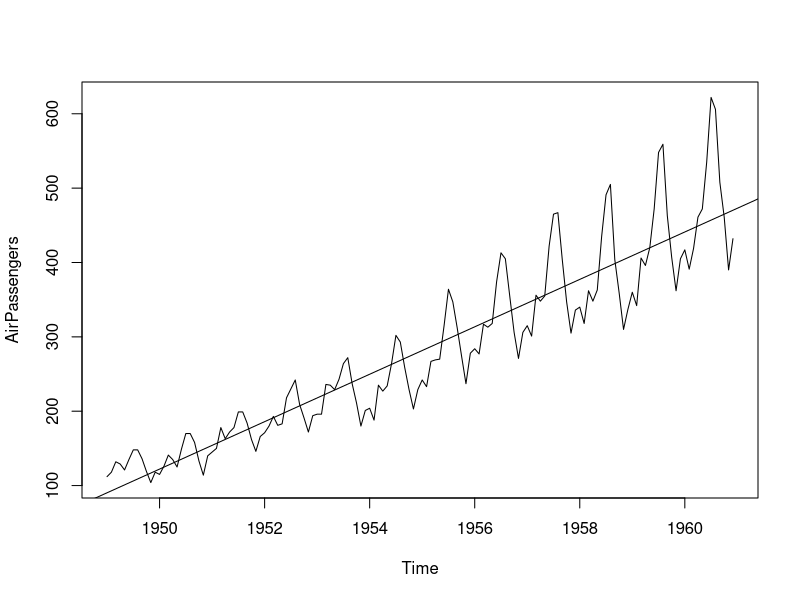
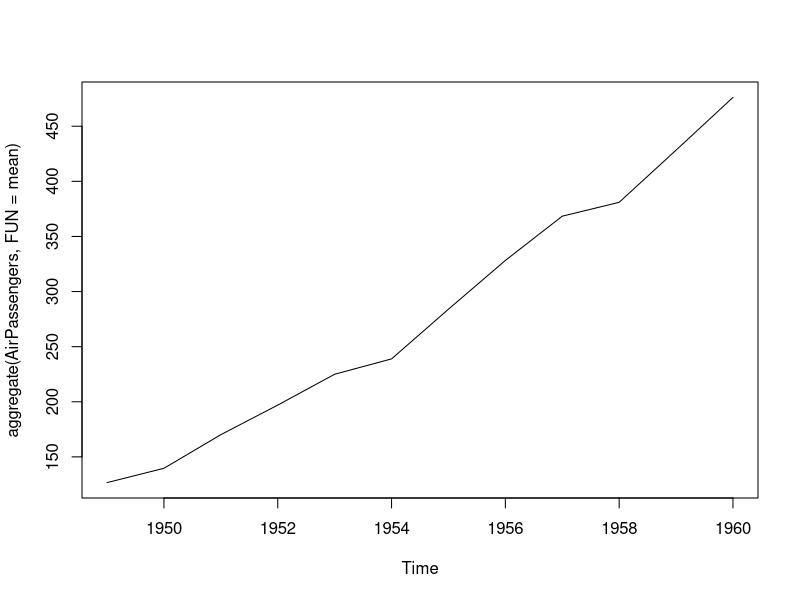
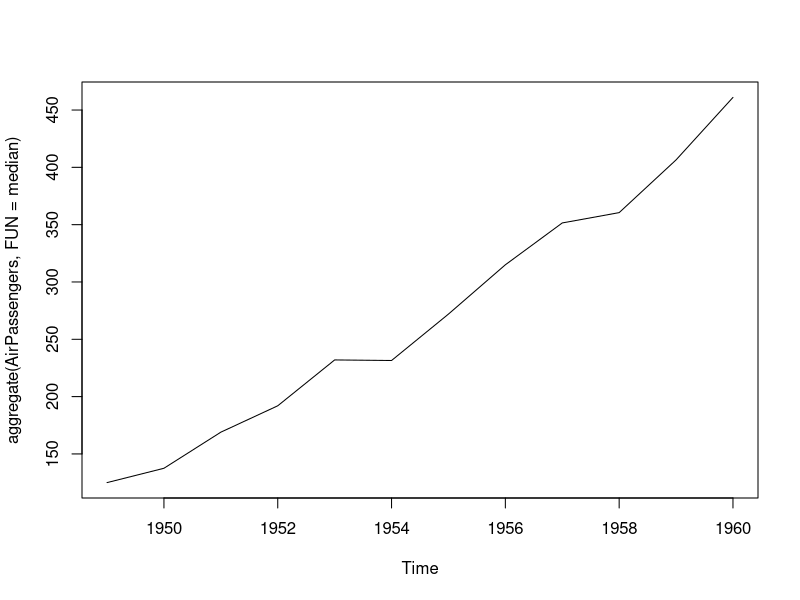
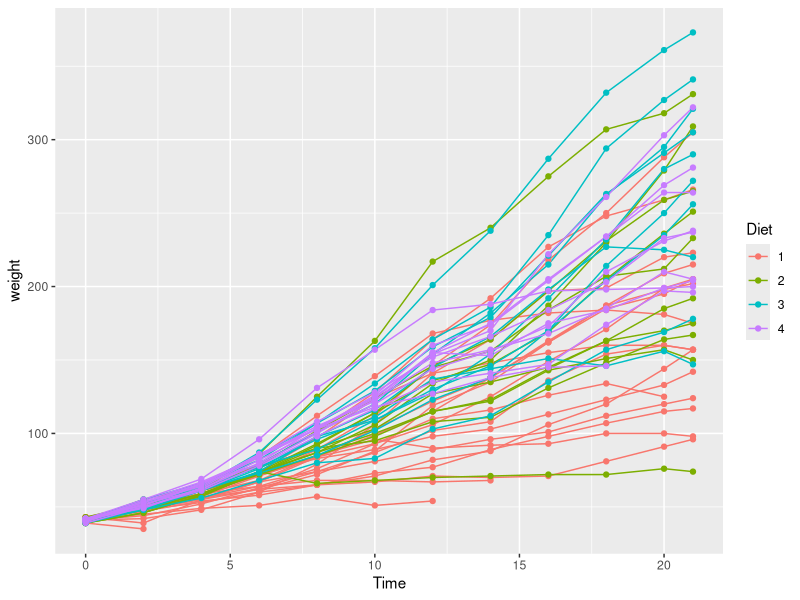
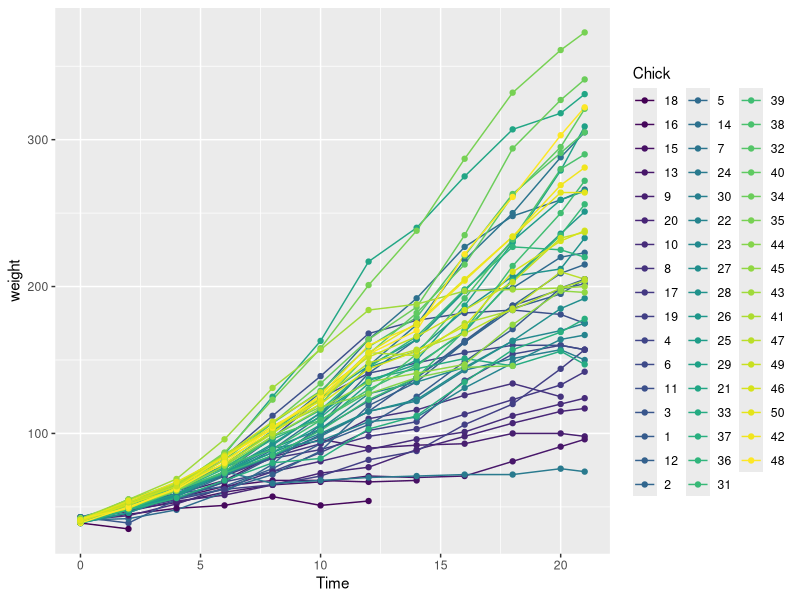
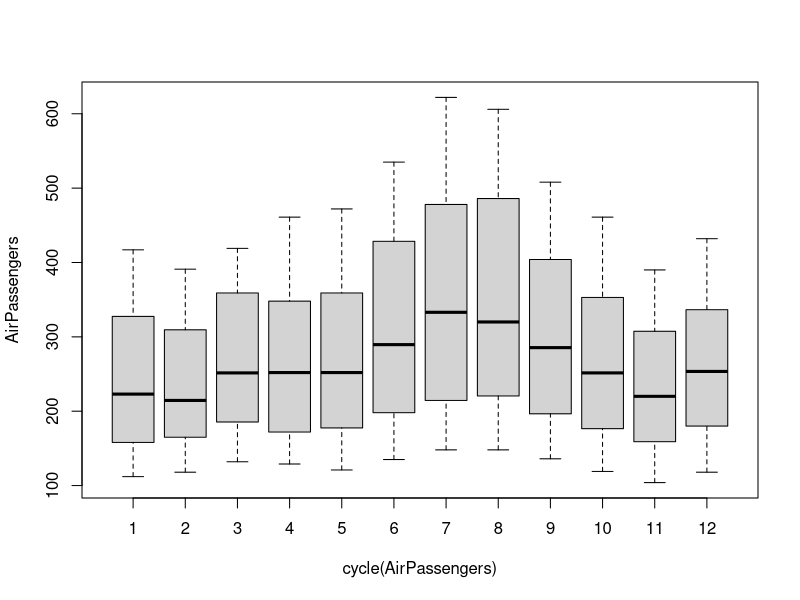
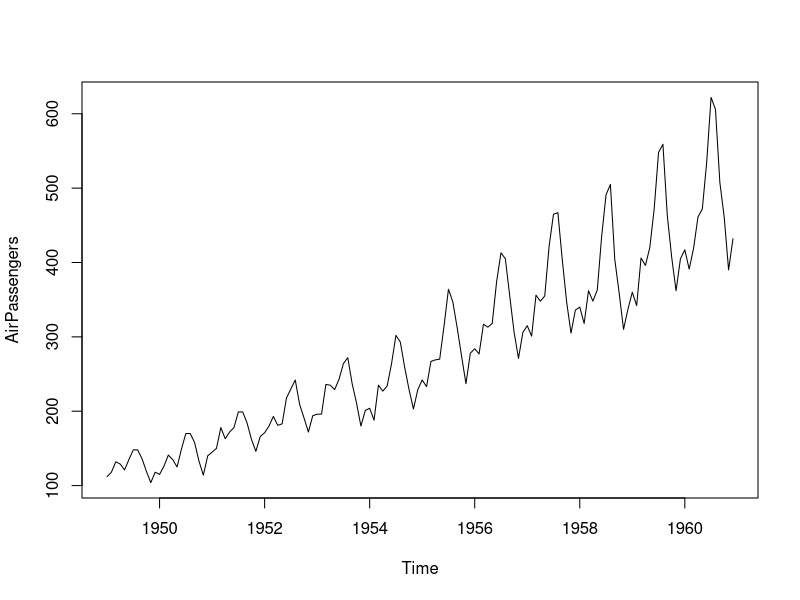
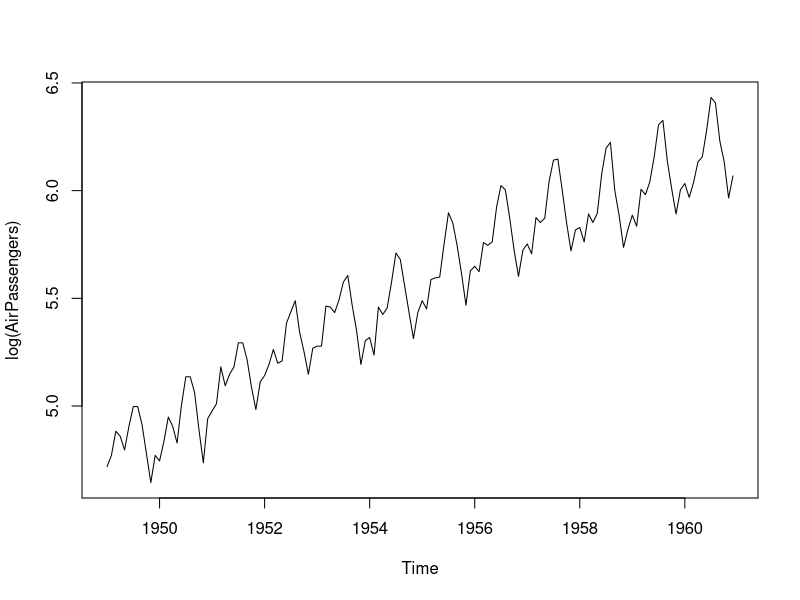

The R source for these figures, in order: (Note: this script raises an error after producing the figures.)
AirPassengers
View(AirPassengers)
class(AirPassengers)
start(AirPassengers)
end(AirPassengers)
frequency(AirPassengers)
#The cycle of ts is 12 months in a year
summary(AirPassengers)
plot(AirPassengers)
#here drawing a best fit line
abline(reg=lm(AirPassengers~time(AirPassengers)))

#here we can see that it prints cycles across the years
cycle(AirPassengers)

#this will display the trend
plot(aggregate(AirPassengers,FUN=mean))
plot(aggregate(AirPassengers,FUN=median))

?aggregate

#chick data
data<-ChickWeight
head(data)
dim(data)
summary(data)
str(data)

#how many chickens
unique(data$Chick)

#how many diets
unique(data$Diet)

#how many diets
unique(data$Diet)

#how many time points
unique(data$Time)

library(ggplot2)
ggplot(data=data,aes(x=Time,y=weight,group=Chick,colour=Diet))+geom_line()+geom_point()
ggplot(data=data,aes(x=Time,y=weight,group=Chick,colour=Chick))+geom_line()+geom_point()
View(data)

aggregate(data$weight,list(diet=data$Diet),FUN=mean)

#AGGREGATE ON TIME
aggregate(data$weight,list(time=data$Time),mean)

aggregate(data$weight,list(time=data$Time),sd)
(aggregate(data$weight,list(time=data$Time,diet=data$Diet),mean))
tail(aggregate(data$weight,list(time=data$Time,diet=data$Diet),mean))

#boxplot
boxplot(AirPassengers~cycle(AirPassengers))
plot(AirPassengers)

#here we can observe that variance is decreased to some extent
plot(log(AirPassengers))

#First of all to apply time series model our data should be in stationary so we are giving diff(differentiating)
plot(diff(log(AirPassengers)))
install.packages('tseries')
library(tseries)

adf.test(diff(log(AirPassengers)),alternative = c("stationary","explosive"),k=0)

#here we can see that data is not stationary
acf(AirPassengers)

#time series modelling
#it is also not stationary though but variance somewhat decreased
#here the data is not stationary
#the lines are above the blue line
#our objective is to keep the lines within the blue lines
acf(log(AirPassengers))
plot(diff(log(AirPassengers)))

#here we can see that it is stationary
a<-diff(log(AirPassengers))
#here we can see that the axis got shifted for 2 nd line so q=1 
acf(a)
plot(a)

#here we can see that line got shifted after first line so p=0
pacf(diff(log(AirPassengers)))

#in the above we did diff only once so d=1
plot(diff(log(AirPassengers)))
acf(diff(log(AirPassengers)))

# we found that (0,1,1) as (p,d,q) comes out to be the combination
# with least AIC and BIC.
fit <- arima(log(AirPassengers), c(0, 1, 1),seasonal = list(order = c(0, 1, 1), period = 12))
# ntc v r not specifying diff abv
# as v r manually specifying the val of d as 1
pred <- predict(fit, n.ahead = 10*12)
# predict for next 10 yrs
# since v hv used log our vals r in logarithmic form
# v need to convert em to decimal form
# v need to use e value which is 2.718
pred1 <- round(2.718^pred$pred,0)
pred1
ts.plot(AirPassengers,2.718^pred$pred, log = "y", lty = c(1,3))
# ntc the dotted lines r predicted lines
# so this is how our future looks like
# Test the model
datawide <- ts(AirPassengers,frequency = 12, start=c(1949,1),end=c(1959,12))
fit <- arima(log(datawide),seasonal=list(order=c(0,1,1),period=12))
pred <- predict(fit,n.ahead=10*12)
pred1 <- 2.718^pred$pred
data1<-pred1
predicted_1960 <- round(data1,digits=0)
lol<-head(predicted_1960,12)
original_1960 <- tail(AirPassengers,12)
lol1<-original_1960
t=table(predicted_1960,original_1960)
sum(diag(t))/sum(t)

#prediction based on error
ds<-lol1-lol
ds2<-as.matrix(ds)
#to get 1 and 0 according to the data
myplot<-function(n)
{
  
  ds1<-ifelse(ds2[1:n]<=10,1,0)
  ds1
  
}
myplot(12)
ab<-myplot(12)
ac<-as.matrix(ab)
len<-length(ac)

#number of 1's and their sum
myplot2<-function(n)
{
  a<-ac[1:n!=0]
  sum(a)
}
at<-myplot2(12)

#accuracy
myplot3<-function()
{
  predict<-(at/len)*100
  predict
}
myplot3()
